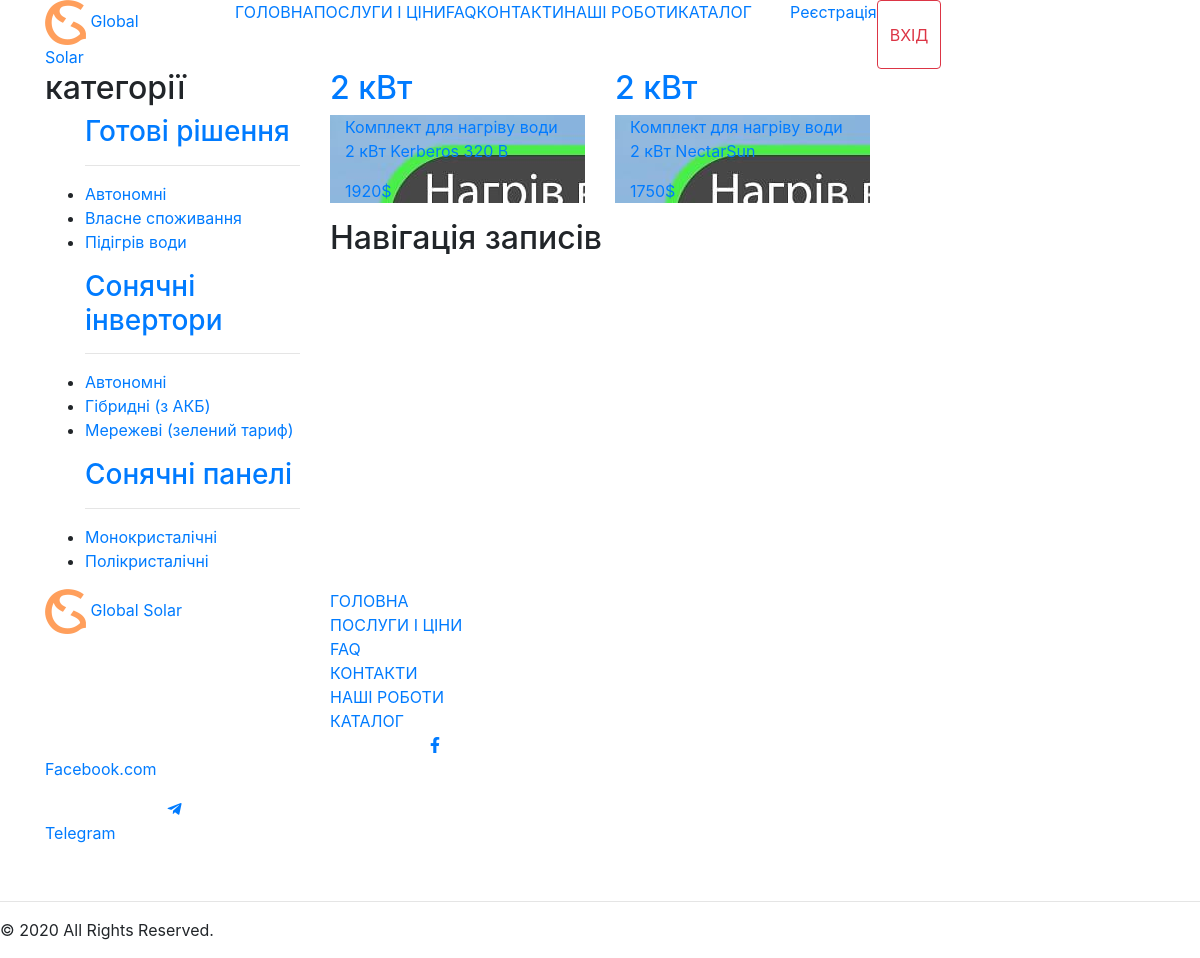
/catalog/WaterHeating, run on the app's committed database.
### catalog/models.py (models this page shows, shortened)
class Catalog(models.Model):
    title = models.CharField(max_length=100)
    description = models.TextField(blank=True)
    catalog_type = models.CharField(max_length=30)
    power = models.CharField(max_length=30)
    price = models.IntegerField()
    made = models.CharField(max_length=50)
    weight = models.CharField(max_length=50)
    size = models.CharField(max_length=50)
    guarantee = models.CharField(max_length=50)
    is_published = models.BooleanField(default=True)
    photo_0 = models.ImageField(upload_to="photos/%Y/%m/%d/")
    photo_1 = models.ImageField(upload_to="photos/%Y/%m/%d/", blank=True)
    photo_2 = models.ImageField(upload_to="photos/%Y/%m/%d/", blank=True)
    photo_3 = models.ImageField(upload_to="photos/%Y/%m/%d/", blank=True)

### catalog/views.py (the view)
# urls.py: path('WaterHeating', views.WaterHeating, name="WaterHeating"),
def WaterHeating(request):
    SolarPanels = Catalog.objects.all().filter(catalog_type='WaterHeating')
    paginator = Paginator(SolarPanels, 9)
    page_number = request.GET.get('page')
    page = paginator.get_page(page_number)
    context = {
        "SolarPanels": page,
    }
    return render(request, "pages/catalog/WaterHeating.html", context)

### templates/pages/catalog/WaterHeating.html (shortened to what this page needs)
{% extends 'base.html' %} {% load static %} {% block content %}
<div class="container-fluid bg-catalog">
  <div class="container catalog">
    <div class="row">
      <div class="col-3">
        <div class="col-12 category pl-0 pr-0">
          <div class="col-12 category_t p-0">
            <h2>категорії</h2>
          </div>
          <ul>
              <h3><a href="{% url 'ReadySolutions' %}">Готові рішення</a></h3>
              <hr />
              <li><a href="{% url 'Autonomous' %}">Автономні</a></li>
              <li><a href="{% url 'OwnConsumption' %}">Власне споживання</a></li>
              <li><a href="{% url 'WaterHeating' %}">Підігрів води</a></li>
            </ul>
            <ul>
              <h3><a href="{% url 'SolarInverters' %}">Сонячні інвертори</a></h3>
              <hr />
              <li><a href="{% url 'AutonomousInverters' %}">Автономні</a></li>
              <li><a href="{% url 'HybridInverters' %}">Гібридні (з АКБ)</a></li>
              <li><a href="{% url 'NetworkInverters' %}">Мережеві (зелений тариф)</a></li>
            </ul>
            <ul>
              <h3><a href="{% url 'SolarPanels' %}">Сонячні панелі</a></h3>
              <hr />
              <li><a href="{% url 'monocrystalline' %}">Монокристалічні</a></li>
              <li><a href="{% url 'polycrystalline' %}">Полікристалічні</a></li>
            </ul>
        </div>
      </div>
      <div class="catalog_tovaru col-9">
          {% if SolarPanels %}
        <div class="row">
            {% for product in SolarPanels %}
          <div class="col-4">
            <a href="{% url 'product' product.id  %}">
              <div class="price_black">
                <div class="col-12 price_black_top p-0">
                  <h2>{{ product.power }}</h2>
                </div>
                <div class="price_black_bottom col-12 p-0" style="background-image: url('{{ product.photo_0.url }}')">
                  <div class="bottom col-12">
                    <p class="info_catalog">{{ product.title }}</p>
                    <p class="price_catalog">{{ product.price }}$</p>
                  </div>
                </div>
              </div>
            </a>
          </div>
            {% endfor %}
        </div>
        <div class="row" id="pagin">
            <div class="col-12">
              <nav
                class="navigation pagination"
                role="navigation"
                aria-label="Навігація записів"
              >
                <h2 class="screen-reader-text">Навігація записів</h2>
              </nav>
            </div>
          </div>
      </div>
        {% else %}
            <div>Нічого не знайдено</div>
            {% endif %}
      </div>
    </div>
  </div>
{% endblock %}

### data on the page
Catalog: power "2 кВт", photo_0 (picture), title "Комплект для нагріву води 2 кВт Kerberos 320 B", price "1920"
Catalog: power "2 кВт", photo_0 (picture), title "Комплект для нагріву води 2 кВт NectarSun", price "1750"
